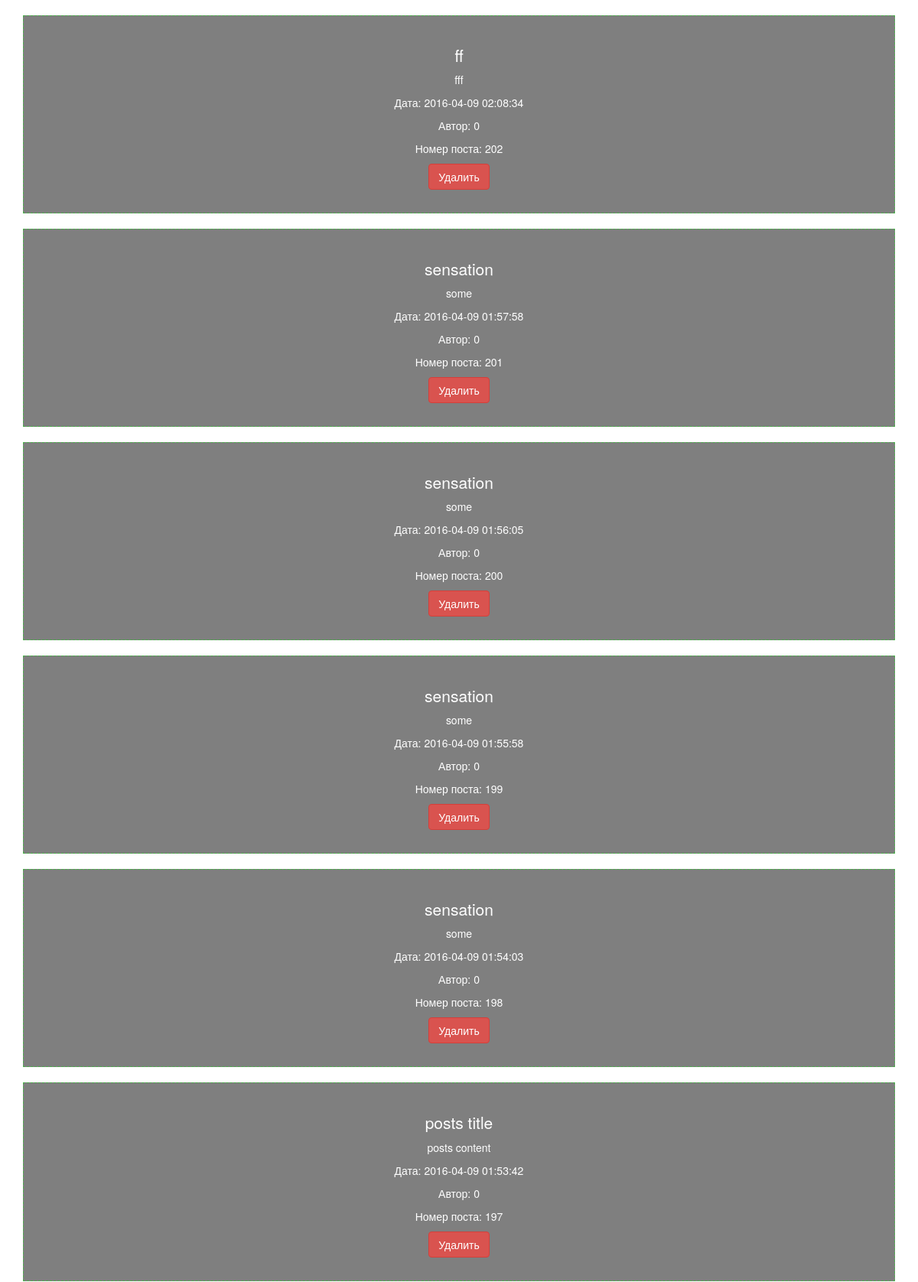
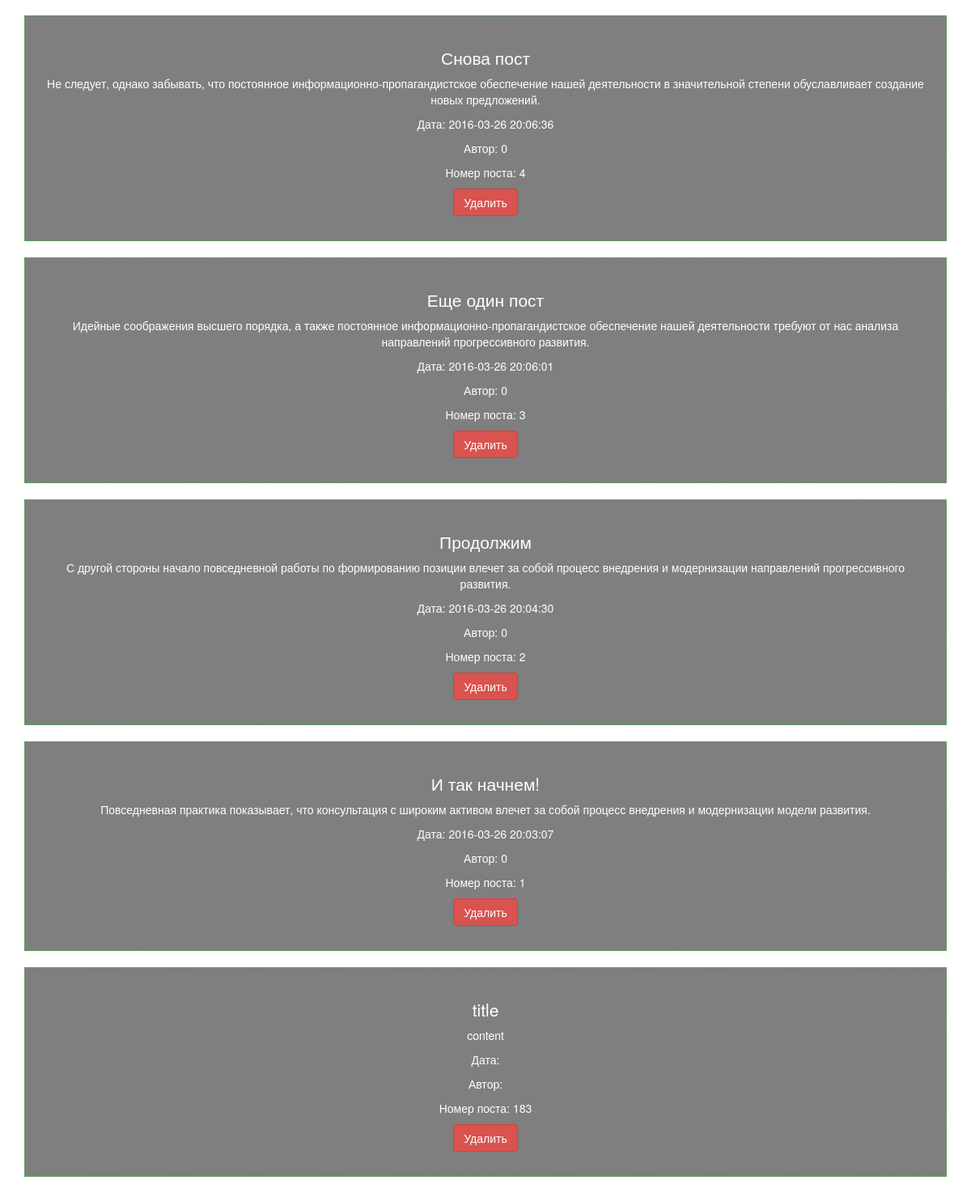
The page / (signed in) on the database its author committed (2 pictures, top to bottom).
### tables this page shows
CREATE TABLE IF NOT EXISTS `posts` (
  `id` int(11) NOT NULL AUTO_INCREMENT,
  `title` varchar(50) DEFAULT NULL,
  `content` varchar(200) DEFAULT NULL,
  `date` datetime DEFAULT NULL,
  `user_id` int(11) DEFAULT NULL,
  PRIMARY KEY (`id`)
);

### app/functions.php (called while the page is built, shortened)
<?php
function template($name, array $vars = [])
{
    extract($vars);
    require($name);
    $contents = ob_get_contents();
    return $contents;
}

### templates/posts.php (the view)
<div class="container text-center">
    <div class='col-xs-12 post-item'>
        <h1 class="post-item__title">
                        <?= $title   ?> </h1>
        <p>             <?= $content ?> </p>
        <p>Дата:        <?= $date    ?> </p>
        <p>Автор:       <?= $author  ?> </p>
        <p>Номер поста: <?= $post_id ?> </p>
        <p>             <?= $del     ?> </p>
    </div>
</div>

### index.php (shortened to what this page needs)
<?php
require_once 'app/connect.php';
require_once 'app/functions.php';
echo template('templates/header.php');
if(!empty($_SESSION['user'])){
    echo template('templates/exit.php',[
        'login' => $_SESSION['user']['login']
    ]);
}
if(!empty($_SESSION['user'])){
    $statement = $pdo->query(
        "SELECT * FROM posts ORDER BY `date` DESC"
    );
    $content = $statement->fetchAll(PDO::FETCH_ASSOC );
    foreach($content as $value){
        echo template('templates/posts.php',[
            'title'   => htmlspecialchars($value['title']),
            'content' => htmlspecialchars($value['content']),
            'date'    => $value['date'],
            'author'  => $value['user_id'],
            'post_id' => $value['id'],
            'del'     => '<a class="btn btn-danger" href="app/del.php?id=' . $value['id'] . '">Удалить</a>',
        ]);
    };
}

### templates/header.php (shortened to what this page needs)
<!DOCTYPE html>
<html lang="en">
<head>
    <link href="http://maxcdn.bootstrapcdn.com/bootstrap/3.3.6/css/bootstrap.min.css" rel="stylesheet">
    <link rel="stylesheet" href="css/stylesheet.css">
</head>
<body>

### templates/exit.php
<div class="pull-right">
    <a style='color: #fff;' href='?exit=exit'><?= $login ?> [ Выйти ]</a>
</div>

### css/stylesheet.css (style rules this page uses)
body { background-image: url(../pict/bg.jpg); background-repeat: no-repeat; background-attachment: fixed; -webkit-background-size: cover; background-size: cover; color: #ffffff; }
input, textarea, .post-item { background-color: rgba(0,0,0,.5) !important; color: #ffffff !important; }
.post-item { border: 1px dashed #4cae4c; padding: 20px; -webkit-box-sizing: border-box; -moz-box-sizing: border-box; box-sizing: border-box; min-height: 250px; margin-bottom: 20px; }
.post-item__title { font-size: 2.1rem; position: relative; }

### rows shown on the page
posts: title "ff", content "fff", date "2016-04-09 02:08:34", user "0", id "202", del "Удалить"
posts: title "sensation", content "some", date "2016-04-09 01:57:58", user "0", id "201", del "Удалить"
posts: title "sensation", content "some", date "2016-04-09 01:56:05", user "0", id "200", del "Удалить"
posts: title "sensation", content "some", date "2016-04-09 01:55:58", user "0", id "199", del "Удалить"
posts: title "sensation", content "some", date "2016-04-09 01:54:03", user "0", id "198", del "Удалить"
posts: title "posts title", content "posts content", date "2016-04-09 01:53:42", user "0", id "197", del "Удалить"
posts: title "Снова пост", content "Не следует, однако забывать, что постоянное информационно-пропагандистское обеспечение нашей деятельности в значительной степени обуславливает создание новых предложений.", date "2016-03-26 20:06:36", user "0", id "4", del "Удалить"
posts: title "Еще один пост", content "Идейные соображения высшего порядка, а также постоянное информационно-пропагандистское обеспечение нашей деятельности требуют от нас анализа направлений прогрессивного развития.", date "2016-03-26 20:06:01", user "0", id "3", del "Удалить"
posts: title "Продолжим", content "С другой стороны начало повседневной работы по формированию позиции влечет за собой процесс внедрения и модернизации направлений прогрессивного развития.", date "2016-03-26 20:04:30", user "0", id "2", del "Удалить"
posts: title "И так начнем!", content "Повседневная практика показывает, что консультация с широким активом влечет за собой процесс внедрения и модернизации модели развития.", date "2016-03-26 20:03:07", user "0", id "1", del "Удалить"
posts: title "title", content "content", id "183", del "Удалить"
